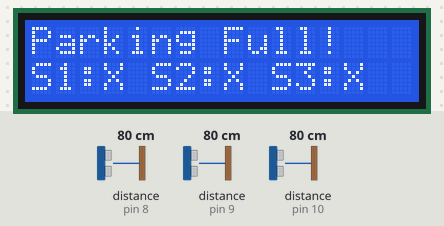
The sketch below on a simulated Arduino Uno, built with avr-gcc and run on an emulated ATmega328P. Parts: 16×2 character LCD. Wiring (inferred from the names in the program): 3 × ultrasonic range finder: trigger pin 8, echo pin 8 / trigger pin 9, echo pin 9 / trigger pin 10, echo pin 10. Inputs (shaded band) come from the test bench; at power-on: distance to the obstacle (sensors on pin 8, pin 9, pin 10) 80 cm. The echo pulse lasts 58.3 µs per cm.

Above: at 3.2 s.
3.3 s: distance to the obstacle (sensor on pin 8) set to 120 cm
At 4.4 s:
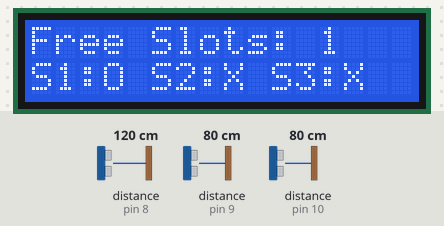
5.1 s: distance to the obstacle (sensor on pin 9) set to 120 cm
At 5.8 s:
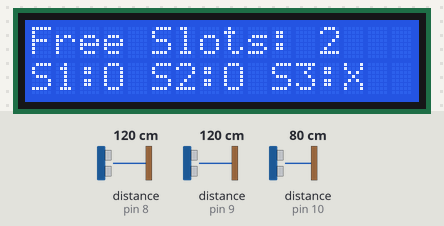
6.7 s: distance to the obstacle (sensor on pin 10) set to 120 cm
At 7.5 s:
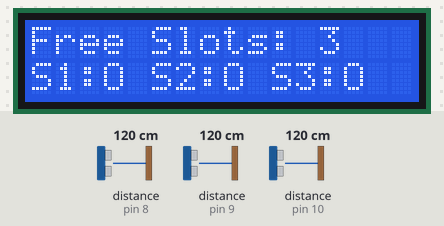
8.3 s: distance to the obstacle (sensor on pin 8) set to 2 cm
At 9.0 s:
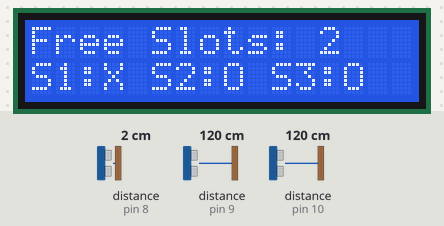
9.8 s: distance to the obstacle (sensor on pin 9) set to 2 cm
At 11.0 s:
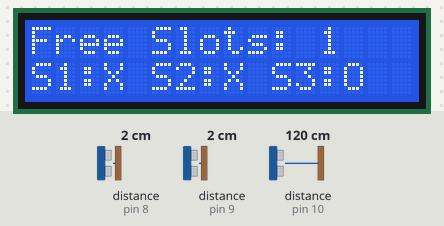
11.4 s: distance to the obstacle (sensor on pin 8) set to 250 cm
At 11.8 s:
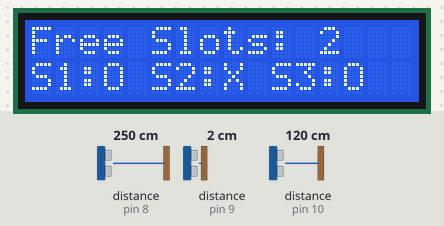
Timing chart, 0 to 13.9 s (numbered marks = the images above; inputs shaded):
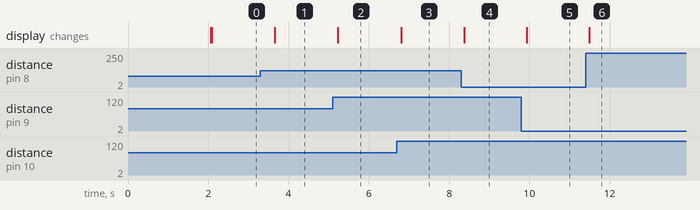

The sketch:

Smart-Parking.ino
```cpp
#include <LiquidCrystal.h>

// Initialize LCD with pins: RS, E, D4, D5, D6, D7
LiquidCrystal lcd(12, 11, 5, 4, 3, 2);

// Define Pins for Ultrasonic Sensors
// You can use the same pin for Trig and Echo if using the 3-pin sensor in Tinkercad
// Or separate pins if using the 4-pin HC-SR04. Here we define separate for clarity
// but use the same number to save pins if you wire them together or use the 3-pin lib logic.
// For standard 4-pin HC-SR04, connect Trig and Echo to these Digital Pins:
const int slot1Pin = 8;
const int slot2Pin = 9;
const int slot3Pin = 10;

long duration;
int distance;
int freeSlots = 3;

void setup() {
  lcd.begin(16, 2); // Start LCD
  lcd.print("Smart Parking");
  delay(2000);
  lcd.clear();
}

long readDistance(int pin) {
  // Function to read distance from a 3-pin or 4-pin sensor setup on one digital pin
  // If using 4-pin sensor, connect BOTH Trig and Echo to the 'pin' defined above
  // OR update this code to use separate pins for Trig/Echo.

  pinMode(pin, OUTPUT);  // Clear the trigger
  digitalWrite(pin, LOW);
  delayMicroseconds(2);

  digitalWrite(pin, HIGH); // Send 10us pulse
  delayMicroseconds(10);
  digitalWrite(pin, LOW);

  pinMode(pin, INPUT);   // Read the echo
  return pulseIn(pin, HIGH);
}

void loop() {
  freeSlots = 3; // Reset count

  // --- Check Slot 1 ---
  long duration1 = readDistance(slot1Pin);
  int dist1 = duration1 * 0.034 / 2; // Convert to cm

  // --- Check Slot 2 ---
  long duration2 = readDistance(slot2Pin);
  int dist2 = duration2 * 0.034 / 2;

  // --- Check Slot 3 ---
  long duration3 = readDistance(slot3Pin);
  int dist3 = duration3 * 0.034 / 2;

  // Check occupancy (Threshold 100cm)
  bool s1_occupied = (dist1 < 100);
  bool s2_occupied = (dist2 < 100);
  bool s3_occupied = (dist3 < 100);

  // Calculate Free Slots
  if(s1_occupied) freeSlots--;
  if(s2_occupied) freeSlots--;
  if(s3_occupied) freeSlots--;

  // Display on LCD
  lcd.setCursor(0, 0);
  if(freeSlots == 0) {
    lcd.print("Parking Full!   ");
  } else {
    lcd.print("Free Slots: ");
    lcd.print(freeSlots);
    lcd.print("   "); // Clear trailing characters
  }

  // Optional: Show specific slot status on bottom row
  lcd.setCursor(0, 1);
  lcd.print(s1_occupied ? "S1:X " : "S1:O "); // X = Occupied, O = Open
  lcd.print(s2_occupied ? "S2:X " : "S2:O ");
  lcd.print(s3_occupied ? "S3:X " : "S3:O ");

  delay(500); // Update every half second
}
```

Measured:
- after the input at 3.3 s, the display: changes after 0.35 s (image 1)
- after the input at 5.1 s, the display: changes after 0.12 s (image 2)
- after the input at 6.7 s, the display: changes after 0.10 s (image 3)
- after the input at 8.3 s, the display: changes after 0.08 s (image 4)
- after the input at 9.8 s, the display: changes after 0.13 s (image 5)
- after the input at 11.4 s, the display: changes after 0.09 s (image 6)
